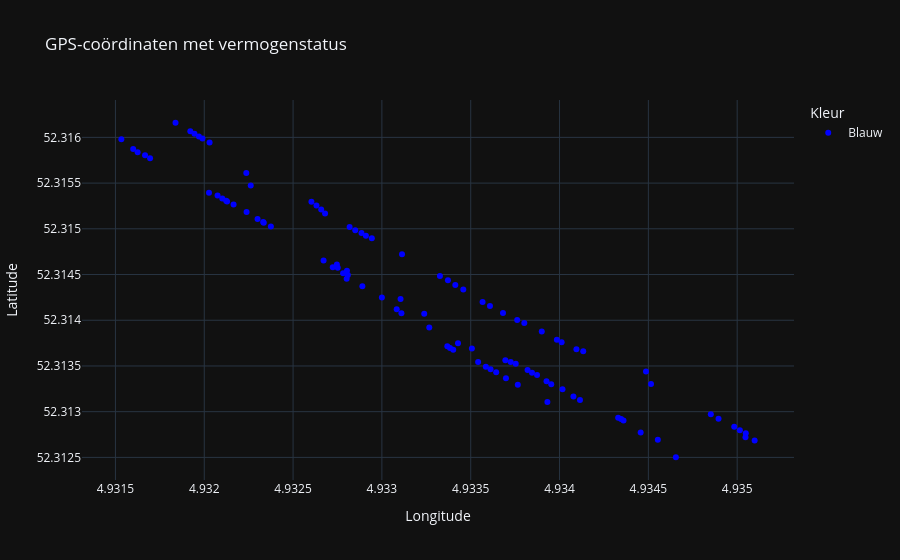

The notebook cell saved with this chart:
### Code cell
"""
    Maakt een interactieve scatterplot van GPS-coördinaten met kleuren die afhankelijk zijn van het geleverde vermogen.
    Optioneel kunnen aangepaste punten worden toegevoegd.

    Parameters:
    df (pd.DataFrame): DataFrame met de kolommen 'GPS longitude, in graden', 'GPS latitude, in graden' en 'Vermogen geleverd aan de motor (W)'.
    custom_points (list of tuples, optional): Lijst met tuples met (longitude, latitude) coördinaten voor extra punten. Standaard is None.

    Returns:
    Geel = geen vermogen
    Blauw = Wel vermogen
    Rood = Zelf ingevoerde punten
    """

# Aanroepen van de functie met aangepaste punten
lib.plot_gps_power(rechte_stukken, custom_points=0)

### Figure 1 — Plotly figure (JSON) as saved in the notebook; plotly's stock layout.template omitted (floating-point values rounded to 4 significant figures; data arrays with more than 128 entries replaced by an {"elided": "..."} marker saying what was removed)
{"data": [{"customdata": {"elided": "101x3 float values"}, "hovertemplate": "Kleur=Blauw<br>Longitude=%{x}<br>Latitude=%{y}<br>row_index=%{customdata[0]}<br>Vermogen geleverd aan de motor (W)=%{customdata[1]}<br>Wielsnelheid, in km/h=%{customdata[2]}<extra></extra>", "legendgroup": "Blauw", "marker": {"color": "blue", "symbol": "circle"}, "mode": "markers", "name": "Blauw", "orientation": "v", "showlegend": true, "x": [4.933, 4.933, 4.933, 4.934, 4.934, 4.934, 4.934, 4.934, 4.934, 4.934, 4.935, 4.935, 4.935, 4.935, 4.934, 4.934, 4.934, 4.934, 4.934, 4.934, 4.934, 4.934, 4.934, 4.934, 4.934, 4.933, 4.933, 4.933, 4.933, 4.933, 4.933, 4.933, 4.933, 4.933, 4.933, 4.933, 4.933, 4.933, 4.933, 4.932, 4.932, 4.932, 4.932, 4.932, 4.932, 4.932, 4.932, 4.932, 4.932, 4.932, 4.932, 4.932, 4.932, 4.933, 4.933, 4.933, 4.933, 4.934, 4.934, 4.934, 4.934, 4.934, 4.934, 4.934, 4.934, 4.934, 4.934, 4.934, 4.934, 4.934, 4.934, 4.934, 4.935, 4.935, 4.935, 4.935, 4.935, 4.935, 4.934, 4.933, 4.933, 4.933, 4.933, 4.933, 4.933, 4.933, 4.933, 4.933, 4.932, 4.932, 4.932, 4.932, 4.932, 4.932, 4.932, 4.932, 4.932, 4.932, 4.933, 4.933, 4.933], "xaxis": "x", "y": [52.31, 52.31, 52.31, 52.31, 52.31, 52.31, 52.31, 52.31, 52.31, 52.31, 52.31, 52.31, 52.31, 52.31, 52.31, 52.31, 52.31, 52.31, 52.31, 52.31, 52.31, 52.31, 52.31, 52.31, 52.31, 52.31, 52.31, 52.31, 52.31, 52.31, 52.31, 52.31, 52.31, 52.31, 52.32, 52.32, 52.32, 52.32, 52.32, 52.32, 52.32, 52.32, 52.32, 52.32, 52.32, 52.32, 52.32, 52.32, 52.32, 52.32, 52.32, 52.32, 52.32, 52.31, 52.31, 52.31, 52.31, 52.31, 52.31, 52.31, 52.31, 52.31, 52.31, 52.31, 52.31, 52.31, 52.31, 52.31, 52.31, 52.31, 52.31, 52.31, 52.31, 52.31, 52.31, 52.31, 52.31, 52.31, 52.31, 52.31, 52.31, 52.31, 52.31, 52.31, 52.31, 52.31, 52.31, 52.31, 52.32, 52.32, 52.32, 52.32, 52.32, 52.32, 52.32, 52.32, 52.32, 52.32, 52.31, 52.31, 52.31], "yaxis": "y", "type": "scatter"}], "layout": {"xaxis": {"anchor": "y", "domain": [0.0, 1.0], "title": {"text": "Longitude"}}, "yaxis": {"anchor": "x", "domain": [0.0, 1.0], "title": {"text": "Latitude"}}, "legend": {"title": {"text": "Kleur"}, "tracegroupgap": 0}, "title": {"text": "GPS-coördinaten met vermogenstatus"}}}
